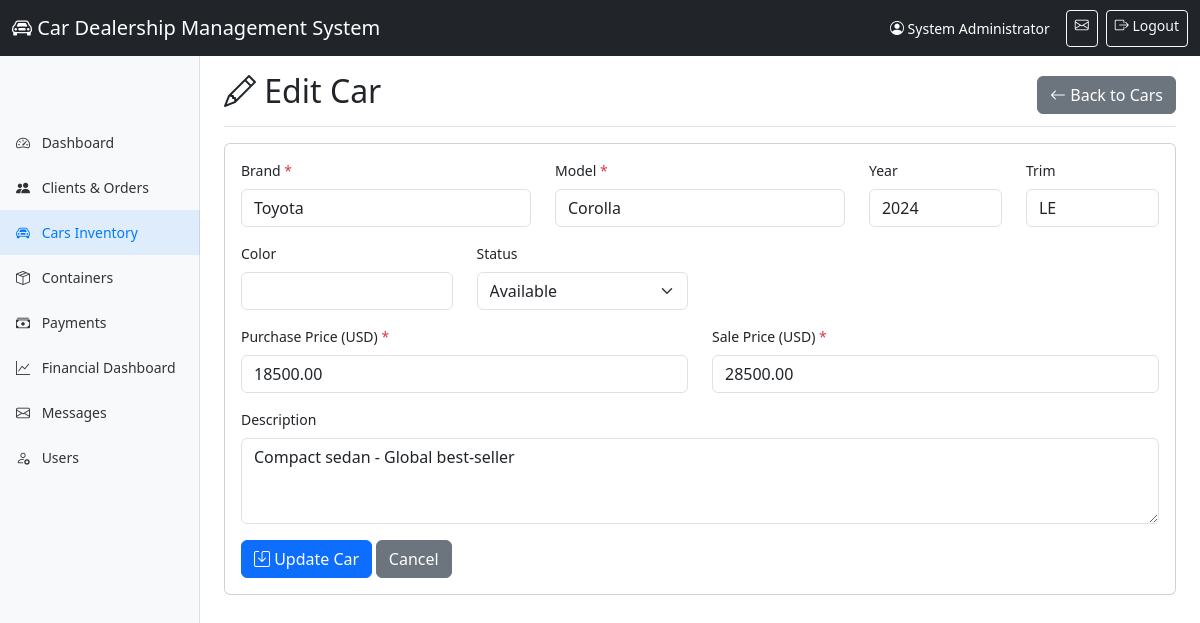
Page /Admin/edit_car.php?id=2 (signed in) on the committed database.
### tables this page shows
CREATE TABLE `cars` (
  `id` INT(11) NOT NULL AUTO_INCREMENT,
  `brand` VARCHAR(50) NOT NULL,
  `model` VARCHAR(100) NOT NULL,
  `year` INT(4) NOT NULL,
  `trim` VARCHAR(100),
  `purchase_price_usd` DECIMAL(12,2) NOT NULL,
  `sale_price_usd` DECIMAL(12,2) NOT NULL,
  `status` ENUM('Available', 'In Production', 'In Transit', 'Customs Cleared', 'Delivered', 'Sold', 'Reserved') DEFAULT 'Available',
  `color` VARCHAR(50),
  `description` TEXT,
  `created_at` TIMESTAMP DEFAULT CURRENT_TIMESTAMP,
  `updated_at` TIMESTAMP DEFAULT CURRENT_TIMESTAMP ON UPDATE CURRENT_TIMESTAMP,
  PRIMARY KEY (`id`),
  UNIQUE KEY `unique_model` (`brand`, `model`, `year`, `trim`),
  INDEX `idx_brand` (`brand`),
  INDEX `idx_status` (`status`)
);

### Admin/edit_car.php (the view, shortened to what this page needs)
<?php
require_once '../functions.php';
$id = (int)($_GET['id'] ?? 0);
$stmt = $pdo->prepare("SELECT * FROM cars WHERE id = ?");
$stmt->execute([$id]);
$car = $stmt->fetch();
?>
<!DOCTYPE html>
<html lang="en">
<head>
    <link href="https://cdn.jsdelivr.net/npm/bootstrap@5.3.0/dist/css/bootstrap.min.css" rel="stylesheet">
    <link rel="stylesheet" href="https://cdn.jsdelivr.net/npm/bootstrap-icons@1.11.0/font/bootstrap-icons.css">
    <link rel="stylesheet" href="style.css">
</head>
<body>
    <?php include 'includes/header.php'; ?>
    <div class="container-fluid">
        <div class="row">
            <?php include 'includes/sidebar.php'; ?>
            <main class="col-md-9 ms-sm-auto col-lg-10 px-md-4">
                <div class="d-flex justify-content-between flex-wrap flex-md-nowrap align-items-center pt-3 pb-2 mb-3 border-bottom">
                    <h1 class="h2"><i class="bi bi-pencil"></i> Edit Car</h1>
                    <a href="cars.php" class="btn btn-secondary">
                        <i class="bi bi-arrow-left"></i> Back to Cars
                    </a>
                </div>
                <div class="card">
                    <div class="card-body">
                        <form method="POST" action="">
                            <div class="row">
                                <div class="col-md-4 mb-3">
                                    <label for="brand" class="form-label">Brand <span class="text-danger">*</span></label>
                                    <input type="text" class="form-control" id="brand" name="brand" value="<?php echo htmlspecialchars($car['brand']); ?>" required>
                                </div>
                                <div class="col-md-4 mb-3">
                                    <label for="model" class="form-label">Model <span class="text-danger">*</span></label>
                                    <input type="text" class="form-control" id="model" name="model" value="<?php echo htmlspecialchars($car['model']); ?>" required>
                                </div>
                                <div class="col-md-2 mb-3">
                                    <label for="year" class="form-label">Year</label>
                                    <input type="number" class="form-control" id="year" name="year" value="<?php echo $car['year']; ?>" min="1900" max="<?php echo date('Y') + 1; ?>">
                                </div>
                                <div class="col-md-2 mb-3">
                                    <label for="trim" class="form-label">Trim</label>
                                    <input type="text" class="form-control" id="trim" name="trim" value="<?php echo htmlspecialchars($car['trim'] ?? ''); ?>" placeholder="e.g., LE, XLE">
                                </div>
                            </div>
                            <div class="row">
                                <div class="col-md-3 mb-3">
                                    <label for="color" class="form-label">Color</label>
                                    <input type="text" class="form-control" id="color" name="color" value="<?php echo htmlspecialchars($car['color'] ?? ''); ?>">
                                </div>
                                <div class="col-md-3 mb-3">
                                    <label for="status" class="form-label">Status</label>
                                    <select class="form-select" id="status" name="status">
                                        <option value="Available" <?php echo $car['status'] === 'Available' ? 'selected' : ''; ?>>Available</option>
                                    </select>
                                </div>
                            </div>
                            <div class="row">
                                <div class="col-md-6 mb-3">
                                    <label for="purchase_price_usd" class="form-label">Purchase Price (USD) <span class="text-danger">*</span></label>
                                    <input type="number" class="form-control" id="purchase_price_usd" name="purchase_price_usd" step="0.01" min="0" value="<?php echo $car['purchase_price_usd']; ?>" required>
                                </div>
                                <div class="col-md-6 mb-3">
                                    <label for="sale_price_usd" class="form-label">Sale Price (USD) <span class="text-danger">*</span></label>
                                    <input type="number" class="form-control" id="sale_price_usd" name="sale_price_usd" step="0.01" min="0" value="<?php echo $car['sale_price_usd']; ?>" required>
                                </div>
                            </div>
                            <div class="mb-3">
                                <label for="description" class="form-label">Description</label>
                                <textarea class="form-control" id="description" name="description" rows="3"><?php echo htmlspecialchars($car['description'] ?? ''); ?></textarea>
                            </div>
                            <button type="submit" class="btn btn-primary">
                                <i class="bi bi-save"></i> Update Car
                            </button>
                            <a href="cars.php" class="btn btn-secondary">Cancel</a>
                        </form>
                    </div>
                </div>
            </main>
        </div>
    </div>
</body>
</html>

### Admin/style.css (style rules this page uses)
body { font-size: 0.875rem; padding-top: 56px; }
main { margin-top: 20px; }

### rows in the picture
cars: brand "Toyota", model "Corolla", year "2024", trim "LE", status "Available", purchase_price_usd "18500.00", sale_price_usd "28500.00", description "Compact sedan - Global best-seller"

### other values in the picture
APP_NAME "Car Dealership Management System"
$_SESSION['full_name'] "System Administrator"
